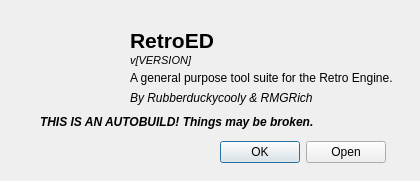
<?xml version="1.0" encoding="UTF-8"?>
<ui version="4.0">
 <class>AboutWindow</class>
 <widget class="QDialog" name="AboutWindow">
  <property name="geometry">
   <rect>
    <x>0</x>
    <y>0</y>
    <width>420</width>
    <height>181</height>
   </rect>
  </property>
  <property name="sizePolicy">
   <sizepolicy hsizetype="Fixed" vsizetype="Fixed">
    <horstretch>0</horstretch>
    <verstretch>0</verstretch>
   </sizepolicy>
  </property>
  <property name="windowTitle">
   <string>About</string>
  </property>
  <widget class="QDialogButtonBox" name="buttonBox">
   <property name="geometry">
    <rect>
     <x>220</x>
     <y>140</y>
     <width>166</width>
     <height>24</height>
    </rect>
   </property>
   <property name="orientation">
    <enum>Qt::Horizontal</enum>
   </property>
   <property name="standardButtons">
    <set>QDialogButtonBox::Ok|QDialogButtonBox::Open</set>
   </property>
  </widget>
  <widget class="QLabel" name="icon">
   <property name="geometry">
    <rect>
     <x>30</x>
     <y>20</y>
     <width>90</width>
     <height>90</height>
    </rect>
   </property>
   <property name="pixmap">
    <pixmap resource="resources.qrc">:/icons/icon.svg</pixmap>
   </property>
   <property name="scaledContents">
    <bool>true</bool>
   </property>
  </widget>
  <widget class="QLabel" name="titleLabel">
   <property name="geometry">
    <rect>
     <x>130</x>
     <y>30</y>
     <width>241</width>
     <height>21</height>
    </rect>
   </property>
   <property name="font">
    <font>
     <pointsize>16</pointsize>
     <weight>75</weight>
     <bold>true</bold>
    </font>
   </property>
   <property name="text">
    <string>RetroED</string>
   </property>
  </widget>
  <widget class="QLabel" name="versionLabel">
   <property name="geometry">
    <rect>
     <x>130</x>
     <y>50</y>
     <width>111</width>
     <height>20</height>
    </rect>
   </property>
   <property name="font">
    <font>
     <pointsize>8</pointsize>
     <italic>true</italic>
    </font>
   </property>
   <property name="text">
    <string>v[VERSION]</string>
   </property>
  </widget>
  <widget class="QLabel" name="descLabel">
   <property name="geometry">
    <rect>
     <x>130</x>
     <y>70</y>
     <width>281</width>
     <height>16</height>
    </rect>
   </property>
   <property name="text">
    <string>A general purpose tool suite for the Retro Engine.</string>
   </property>
  </widget>
  <widget class="QLabel" name="authorLabel">
   <property name="geometry">
    <rect>
     <x>130</x>
     <y>90</y>
     <width>281</width>
     <height>16</height>
    </rect>
   </property>
   <property name="font">
    <font>
     <italic>true</italic>
    </font>
   </property>
   <property name="text">
    <string>By Rubberduckycooly &amp; RMGRich</string>
   </property>
  </widget>
  <widget class="QLabel" name="autobuildLabel">
   <property name="geometry">
    <rect>
     <x>40</x>
     <y>112</y>
     <width>381</width>
     <height>20</height>
    </rect>
   </property>
   <property name="font">
    <font>
     <weight>75</weight>
     <italic>true</italic>
     <bold>true</bold>
    </font>
   </property>
   <property name="text">
    <string>THIS IS AN AUTOBUILD! Things may be broken.</string>
   </property>
  </widget>
 </widget>
 <resources>
  <include location="resources.qrc"/>
 </resources>
 <connections>
  <connection>
   <sender>buttonBox</sender>
   <signal>accepted()</signal>
   <receiver>AboutWindow</receiver>
   <slot>accept()</slot>
   <hints>
    <hint type="sourcelabel">
     <x>248</x>
     <y>254</y>
    </hint>
    <hint type="destinationlabel">
     <x>157</x>
     <y>274</y>
    </hint>
   </hints>
  </connection>
  <connection>
   <sender>buttonBox</sender>
   <signal>rejected()</signal>
   <receiver>AboutWindow</receiver>
   <slot>reject()</slot>
   <hints>
    <hint type="sourcelabel">
     <x>316</x>
     <y>260</y>
    </hint>
    <hint type="destinationlabel">
     <x>286</x>
     <y>274</y>
    </hint>
   </hints>
  </connection>
 </connections>
</ui>
